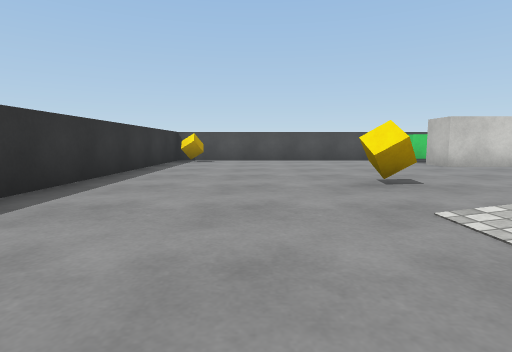
View 1 (above)

17 first-person views from a walk through a 3-D level made in the Unity game engine. The camera is 0.58 m above the floor, tilts 6° down and sees 80° across. The floor is counted in squares, 1 m on a side. Each view is taken from the middle of a square. On the plan, view 1 faces up. The plan holds only what a view shows up to about 9 squares ahead; the rest is blank. The player is left out. Surface patterns are stand-ins for the level's own textures.

View 2
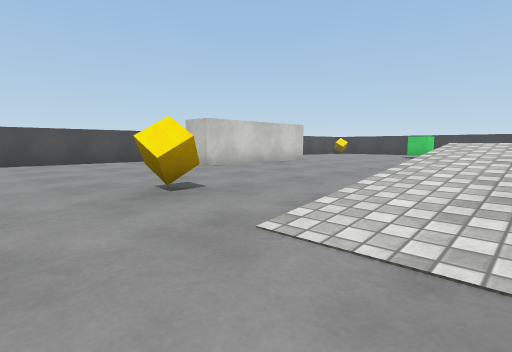

View 3
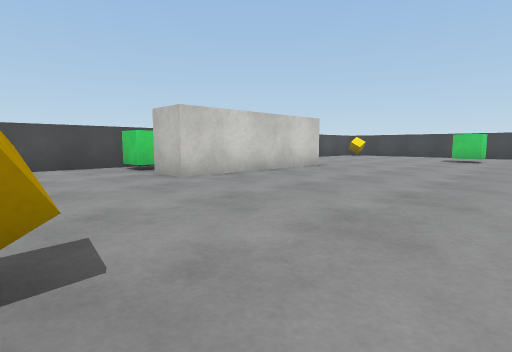

View 4
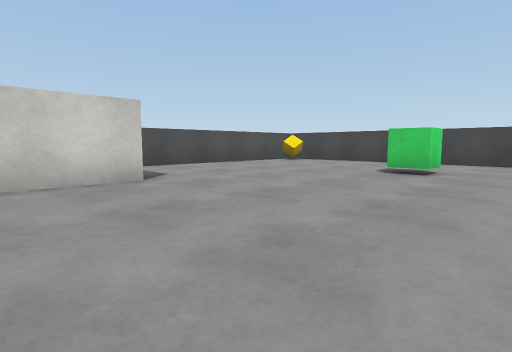

View 5
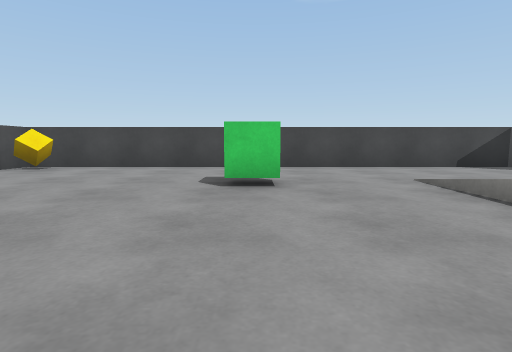

View 6
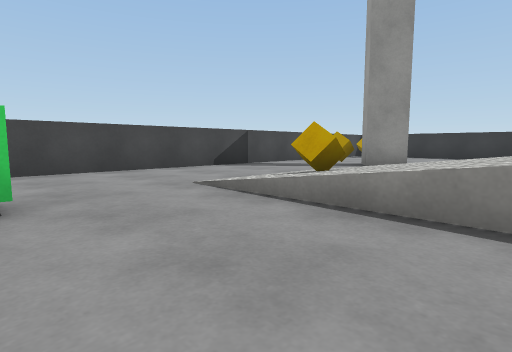

View 7
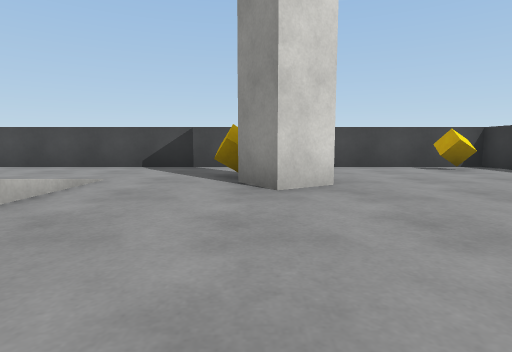

View 8
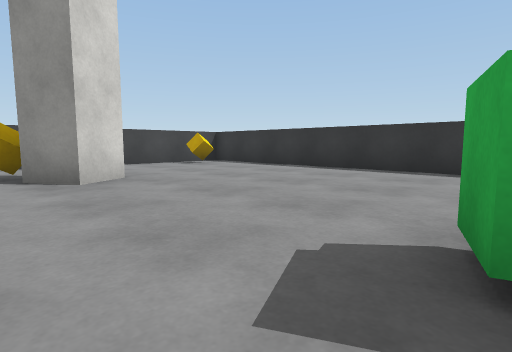

View 9
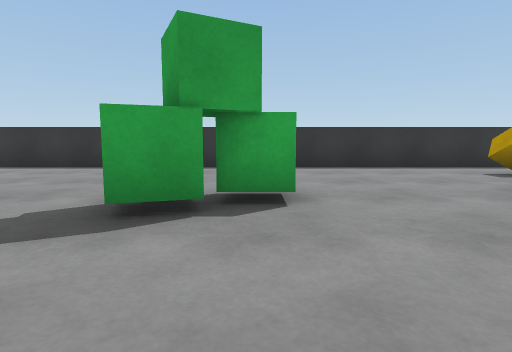

View 10
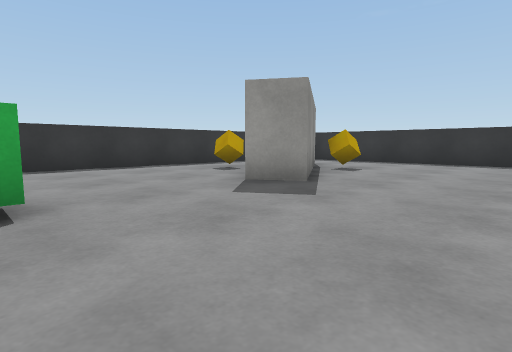

View 11
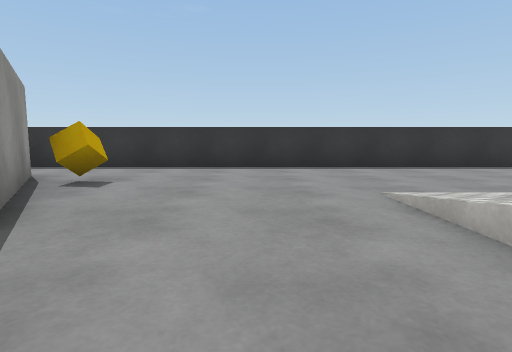

View 12
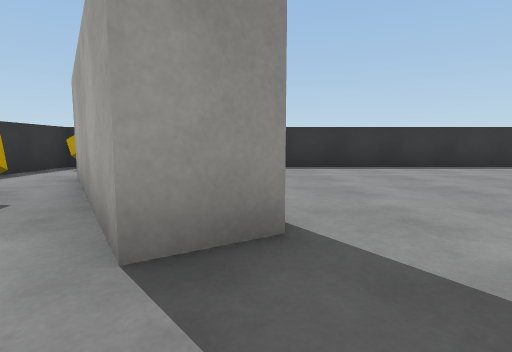

View 13
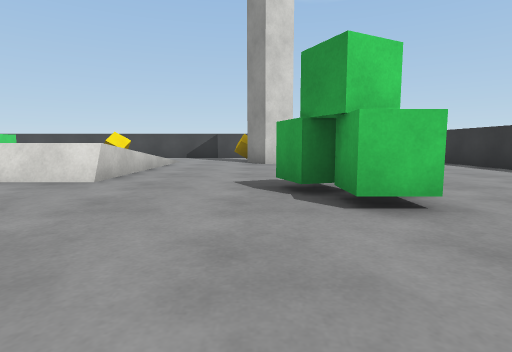

View 14
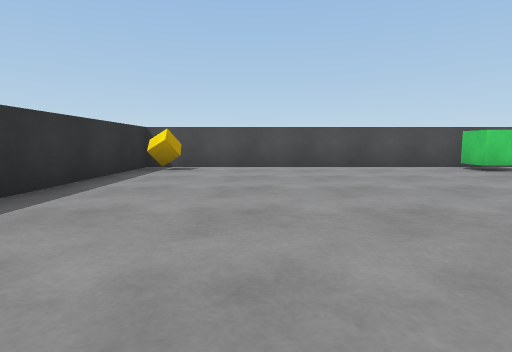

View 15
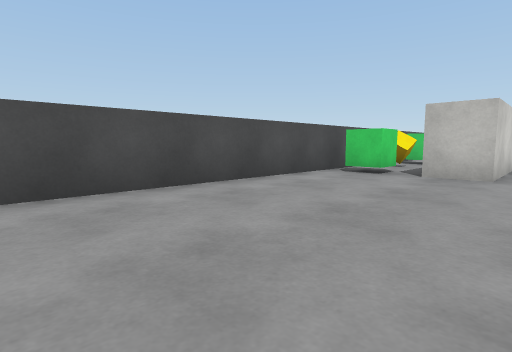

View 16
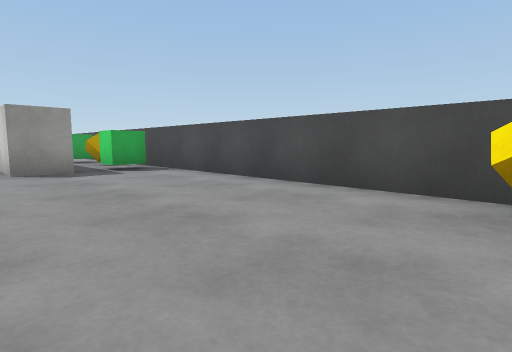

View 17
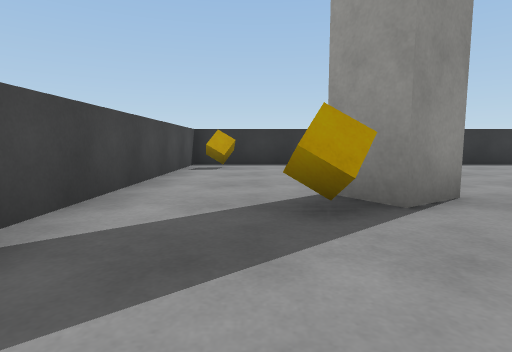

### Floor plan
Key: @ floor where view 1 was taken; # wall or solid block; . main floor; : floor 0.2 m higher than the main floor; + floor 0.45 m higher than the main floor; * floor 0.55 m higher than the main floor; / step, stairs or slope; = window, fence, low wall or low ledge; O other object.
Columns run from 3 left of view 1 to 17 right of it. Each row starts with its distance up from view 1.
 11 #####################
 10 #O......O.O.O......O#
  9 #...................#
  8 #.......#####.......#
  7 #...................#
  6 #...................#
  5 #...............OO..#
  4 #....O..............#
  3 #...................#
  2 #....////*  =+///...#
  1 #..../://  .=+//O...#
  0 #..@.//   ..=+///...#
 -1 #...................#
 -2 #...................#
 -3 #...............##..#
 -4 #.....#...OO....#...#
 -5 #..O###.............#
 -6 #..##...............#
 -7 #....O.... ........O#
 -8 #O........ .........#
 -9 #####################

Where each view was taken, in squares from view 1:
view 1: 0 up, 0 right, facing up
view 2: 1 up, 0 right, facing up-right
view 3: 3 up, 2 right, facing up-right
view 4: 3 up, 7 right, facing up-right
view 5: 5 up, 9 right, facing right
view 6: 5 up, 10 right, facing down-right
view 7: 3 down, 9 right, facing right
view 8: 2 down, 8 right, facing down-right
view 9: 1 down, 7 right, facing down
view 10: 1 down, 7 right, facing down-left
view 11: 2 down, 5 right, facing left
view 12: 4 down, 5 right, facing left
view 13: 3 down, 4 right, facing right
view 14: 3 up, 0 right, facing up
view 15: 7 up, 1 left, facing up-right
view 16: 7 up, 16 right, facing up-left
view 17: 0 up, 15 right, facing down
